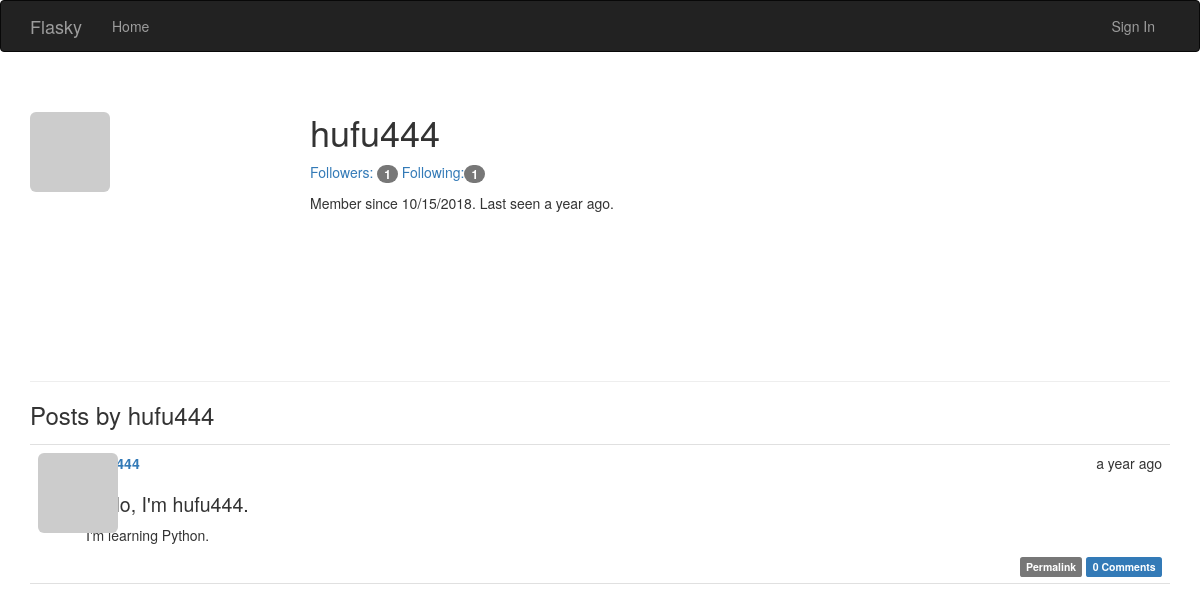
The app's page /user/hufu444, older data.
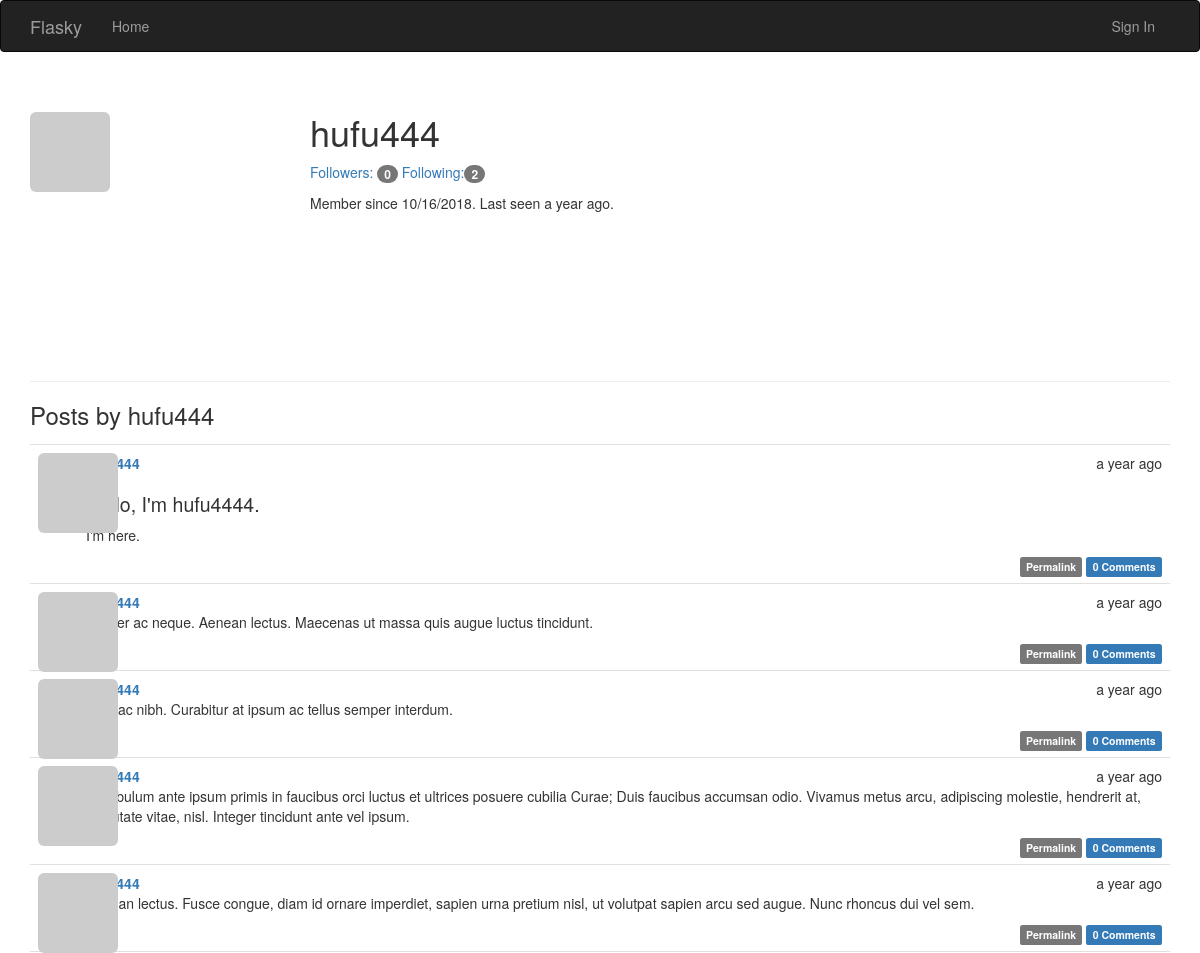
The same page, newer data.
### app/models.py (models this page shows, shortened)
class User(UserMixin, db.Model):
    __tablename__ = 'users'
    id = db.Column(db.Integer, primary_key=True)
    email = db.Column(db.String(64), unique=True, index=True)
    username = db.Column(db.String(64), unique=True, index=True)
    password_hash = db.Column(db.String(128))
    role_id = db.Column(db.Integer, db.ForeignKey('roles.id'))
    avatar_hash = db.Column(db.String(32))
    confirmed = db.Column(db.Boolean, default=False)
    name = db.Column(db.String(64))
    location = db.Column(db.String(64))
    about_me = db.Column(db.Text())
    member_since = db.Column(db.DateTime(), default=datetime.utcnow)
    last_seen = db.Column(db.DateTime(), default=datetime.utcnow)
    posts = db.relationship('Post', backref='author', lazy='dynamic')
    followed = db.relationship('Follow', foreign_keys=[Follow.follower_id], backref=db.backref('follower', lazy='joined'),
        lazy='dynamic', cascade='all, delete-orphan')
    followers = db.relationship('Follow', foreign_keys=[Follow.followed_id], backref=db.backref('followed', lazy='joined'),
        lazy='dynamic', cascade='all, delete-orphan')
    comments = db.relationship('Comment', backref='author', lazy='dynamic')
    def gravatar(self, size=100, default='identicon', rating='g'):
        url = 'https://secure.gravatar.com/avatar'
        hash = self.avatar_hash or self.gravatar_hash()
        return '{url}/{hash}?s={size}&d={default}&r={rating}'.format(url=url, hash=hash, size=size, default=default, rating=rating)
    @property
    def password(self):
        raise AttributeError('password is not a readable attribute')
    @password.setter
    def password(self, password):
        self.password_hash = generate_password_hash(password)
    def gravatar_hash(self):
        return hashlib.md5(self.email.lower().encode('utf-8')).hexdigest()
    '''@staticmethod
    def generate_fake(count=100):
        from sqlalchemy.exc import IntegrityError
        from random import seed
        import forgery_py

        seed()
        #r = Role.query.filter_by(name='User').first()
        for i in range(count):
            u = User(email=forgery_py.internet.email_address(),
                username=forgery_py.internet.user_name(True),
                password=forgery_py.lorem_ipsum.word(),
                #role= r,
                confirmed=True,
                name=forgery_py.name.full_name(),
                location=forgery_py.address.city(),
                about_me=forgery_py.lorem_ipsum.sentence(),
                member_since=forgery_py.date.date(True))
            db.session.add(u)
            try:
                db.session.commit()
            except:
                db.session.rollback()'''

class Post(db.Model):
    __tablename__ = "posts"
    id = db.Column(db.Integer, primary_key=True)
    body = db.Column(db.Text)
    body_html = db.Column(db.Text)
    timestamp = db.Column(db.DateTime, index=True, default=datetime.utcnow)
    author_id = db.Column(db.Integer, db.ForeignKey('users.id'))
    comments = db.relationship('Comment', backref='post', lazy='dynamic')
    '''@staticmethod
    def generate_fake(count=100):
        from random import seed, randint
        import forgery_py

        seed()
        user_count = User.query.count()
        for i in range(count):
            u = User.query.offset(randint(0, user_count - 1)).first()
            p = Post(body=forgery_py.lorem_ipsum.sentences(randint(1, 3)),
                timestamp=forgery_py.date.date(True),
                author=u)
            db.session.add(p)
            db.session.commit()'''

### app/main/views.py (the view)
@main.route('/user/<username>')
def user(username):
    user = User.query.filter_by(username=username).first()
    if user is None:
        abort(404)
    posts = user.posts.order_by(Post.timestamp.desc()).all()
    return render_template('user.html', user=user, posts=posts)

### app/auth/views.py (called while the page is built)
@auth.before_app_request
def before_request():
    if current_user.is_authenticated:
        current_user.ping()
        if not current_user.confirmed and request.endpoint[:5] != 'auth.':
            return redirect(url_for('auth.unconfirmed'))

### app/main/__init__.py (called while the page is built)
@main.app_context_processor
def inject_permissions():
    return dict(Permission=Permission)  #返回一个字典

### app/main/views.py (called while the page is built)
@main.after_app_request
def after_request(response):
    for query in get_debug_queries():
        if query.duration >= current_app.config['FLASKY_SLOW_DB_QUERY_TIME']:
            current_app.logger.warning(
                'Slow query: %s\nParameters: %s\nDuration: %fs\nContext: %s\n' %
                (query.statement, query.parameters, query.duration, query.context))
    return response

### app/models.py (called while the page is built)
    def can(self, permissions):
        return False

    def is_administrator(self):
        return False

### app/templates/user.html (shortened to what this page needs)
{% extends "base.html" %}
{% block page_content %}
<div class="page-header">
<img class="img-rounded profile-thumbnail" src="{{user.gravatar(size=256)}}">
<div class="profile-header">
<h1>{{ user.username }}</h1>
<p>
<a href="{{url_for('.followers', username=user.username)}}">Followers: <span class="badge">{{user.followers.count()-1}}
</span></a>
<a href="{{url_for('.followed_by', username=user.username)}}">Following:<span class="badge">
{{user.followed.count()-1}}</span></a>
</p>
<p>Member since {{moment(user.member_since).format('L')}}.
Last seen {{moment(user.last_seen).fromNow()}}.</p>
</div>
</div>
<h3>Posts by {{user.username}}</h3>
{% include '_posts.html' %}
{% endblock %}

### app/templates/_posts.html (shortened to what this page needs)
<ul class="posts">
{% for post in posts %}
<li class="post">
<div class="post-thumbnail">
<a href="{{url_for('.user', username=post.author.username)}}"><img class="img-rounded profile-thumbnail"
    src="{{post.author.gravatar(size=40)}}"></a>
</div>
<div class="post-content">
<div class="post-date">{{moment(post.timestamp).fromNow()}}</div>
<div class="post-author">
<a href="{{url_for('.user', username=post.author.username)}}">{{post.author.username}}</a>
</div>
<div class="post-body">
{% if post.body_html %}
{{post.body_html | safe}}
{% else %}
{{post.body}}
{% endif %}
</div>
<div class="post-footer">
<a href="{{url_for('.post', id=post.id)}}">
<span class="label label-default">Permalink</span>
</a>
<a href="{{url_for('.post', id=post.id)}}#comments"><span class="label label-primary">
{{post.comments.count()}} Comments</span>
</a>
</div>
</div>
</li>
{% endfor %}
</ul>

Row changes from the older to the newer data that the page shows:
changed User "hufu444": member_since "10/15/2018" → "10/16/2018"
changed Post: body_html "Hello, I'm hufu444. I'm learning Python." → "Hello, I'm hufu4444. I'm here."
added Post: timestamp "a year ago", body_html "Integer ac neque. Aenean lectus. Maecenas ut massa quis augue luctus tincidunt.", comments.count "0"
added Post: timestamp "a year ago", body_html "Duis ac nibh. Curabitur at ipsum ac tellus semper interdum.", comments.count "0"
added Post: timestamp "a year ago", body_html "Vestibulum ante ipsum primis in faucibus orci luctus et ultrices posuere cubilia Curae; Duis faucibus accumsan odio. Vivamus metus arcu, adipiscing molestie, hendrerit at, vulputate vitae, nisl. Integer tincidunt ante vel ipsum.", comments.count "0"
added Post: timestamp "a year ago", body_html "Aenean lectus. Fusce congue, diam id ornare imperdiet, sapien urna pretium nisl, ut volutpat sapien arcu sed augue. Nunc rhoncus dui vel sem.", comments.count "0"
Text that changed along with them:
{{ user.followers.count()-1 }}: "1" → "0"
{{ user.followed.count()-1 }}: "1" → "2"
